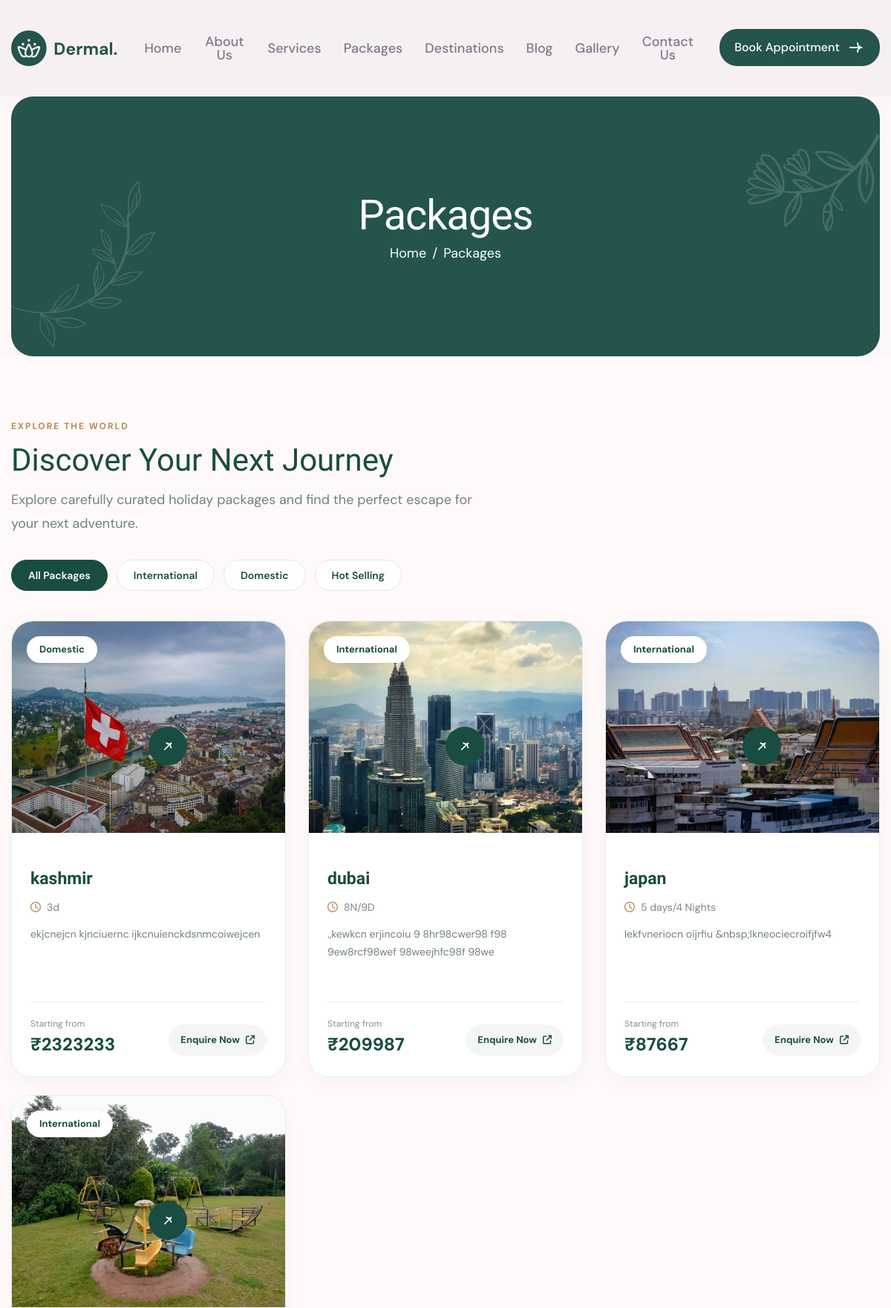
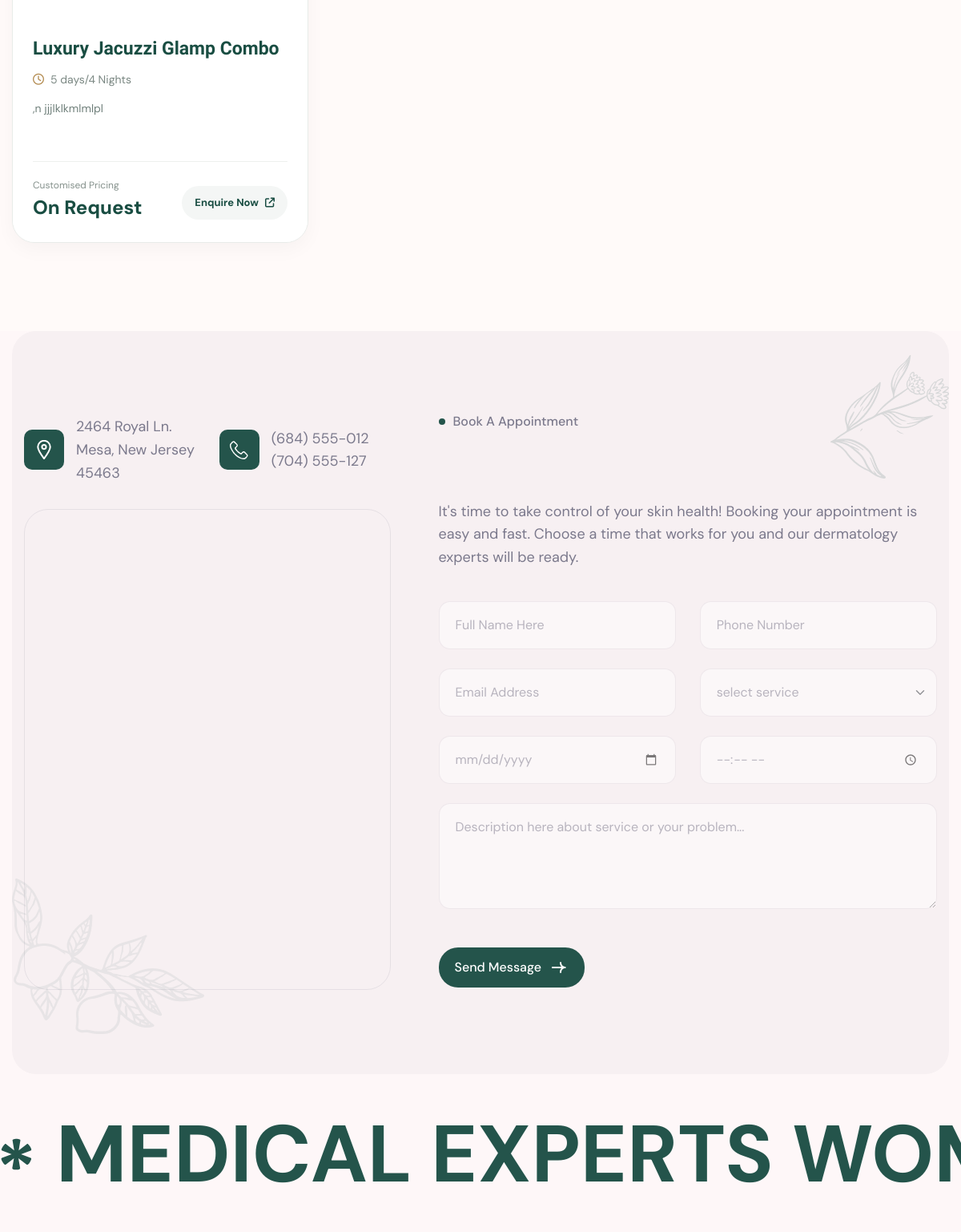
Page /packages/ (upper part) on the committed database (2 pictures, top to bottom).
### deutsche_yathras_app/models.py (models this page shows, shortened)
class OptimizedImageModel(models.Model):
    image_fields = []
    class Meta:
        abstract = True

class TourPackage(OptimizedImageModel):
    image_fields = ["main_image"]
    PACKAGE_TYPE_CHOICES = [
        ("international", "International"),
        ("domestic", "Domestic (India)"),
        ("hot_selling", "Hot Selling"),
    ]
    name = models.CharField(max_length=200)
    slug = models.SlugField(unique=True, blank=True)
    description = models.TextField()
    main_image = models.ImageField(upload_to="packages/")
    duration = models.CharField(max_length=100, blank=True, help_text="e.g. 7 Days / 6 Nights")
    price_from = models.DecimalField(max_digits=10, decimal_places=2, null=True, blank=True)
    package_type = models.CharField(
        max_length=20,
        choices=PACKAGE_TYPE_CHOICES,
        default="domestic",
        help_text="Category of the tour package"
    )
    highlights = models.TextField(blank=True, help_text="Key highlights, one per line")
    inclusions = models.TextField(blank=True, help_text="What is included, one per line")
    created_at = models.DateTimeField(auto_now_add=True)
    class Meta:
        ordering = ["-created_at"]
        verbose_name_plural = "Tour Packages"

### deutsche_yathras_app/views.py (the view)
def packages(request):
    package_type = request.GET.get("type", "all")
    valid_types = {
        "international",
        "domestic",
        "hot_selling",
    }
    packages_qs = TourPackage.objects.all()
    if package_type in valid_types:
        packages_qs = packages_qs.filter(
            package_type=package_type
        )
    else:
        package_type = "all"
    context = {
        "packages": packages_qs,
        "selected_type": package_type,
    }
    return render(
        request,
        "frontend/packages.html",
        context
    )

### templates/frontend/packages.html (shortened to what this page needs)
{% extends 'frontend/base.html' %}
{% load static %}
{% block content %}
    <div class="page-header bg-section dark-section">
        <div class="container">
            <div class="row">
                <div class="col-lg-12">
                    <div class="page-header-box">
                        <h1 class="text-anime-style-3" data-cursor="-opaque">Packages</h1>
                        <nav class="wow fadeInUp">
                            <ol class="breadcrumb">
                                <li class="breadcrumb-item"><a href="{% url 'home' %}">home</a></li>
                                <li class="breadcrumb-item active" aria-current="page">packages</li>
                            </ol>
                        </nav>
                    </div>
                </div>
            </div>
        </div>
    </div>
<section class="page-case-study dy-packages-section">
    <div class="container">
        <div class="dy-packages-heading">
            <div>
                <span class="dy-packages-eyebrow">
                    EXPLORE THE WORLD
                </span>
                <h2>Discover Your Next Journey</h2>
                <p>
                    Explore carefully curated holiday packages
                    and find the perfect escape for your next adventure.
                </p>
            </div>
        </div>
        <div class="dy-package-filters">
            <a
                href="{% url 'packages' %}"
                class="dy-filter-btn {% if selected_type == 'all' %}active{% endif %}"
            >
                All Packages
            </a>
            <a
                href="{% url 'packages' %}?type=international"
                class="dy-filter-btn {% if selected_type == 'international' %}active{% endif %}"
            >
                International
            </a>
            <a
                href="{% url 'packages' %}?type=domestic"
                class="dy-filter-btn {% if selected_type == 'domestic' %}active{% endif %}"
            >
                Domestic
            </a>
            <a
                href="{% url 'packages' %}?type=hot_selling"
                class="dy-filter-btn {% if selected_type == 'hot_selling' %}active{% endif %}"
            >
                Hot Selling
            </a>
        </div>
        <div class="row g-4">
            {% for package in packages %}
            <div class="col-lg-4 col-md-6">
                <article class="case-study-item dy-package-card wow fadeInUp">
                    <div class="case-study-image dy-package-image">
                        <figure>
                            {% if package.main_image %}
                            <img
                                src="{{ package.main_image.url }}"
                                alt="{{ package.name }}"
                                loading="lazy"
                            >
                            {% else %}
                            <img
                                src="{% static 'frontend/assets/images/home/package-placeholder.jpg' %}"
                                alt="Travel destination"
                                loading="lazy"
                            >
                            {% endif %}
                        </figure>
                        <div class="dy-package-badge">
                            {% if package.package_type == 'hot_selling' %}
                                Hot Selling
                            {% elif package.package_type == 'international' %}
                                International
                            {% else %}
                                Domestic
                            {% endif %}
                        </div>
                        <div class="case-study-btn dy-package-arrow">
                            <a
                                href="{% url 'package_detail' slug=package.slug %}"
                                aria-label="View details for {{ package.name }}"
                            >
                                <img
                                    src="{% static 'frontend/assets/images/arrow-white.svg' %}"
                                    alt=""
                                >
                            </a>
                        </div>
                    </div>
                    <div class="case-study-content dy-package-content">
                        <h3>
                            <a href="{% url 'contact' %}?package={{ package.slug|urlencode }}">
                                {{ package.name }}
                            </a>
                        </h3>
                        {% if package.duration %}
                        <div class="dy-package-meta">
                            <span>
                                <i class="fa-regular fa-clock"></i>
                                {{ package.duration }}
                            </span>
                        </div>
                        {% endif %}
                        <p class="dy-package-description">
                            {{ package.description|striptags|truncatewords:20 }}
                        </p>
                        <div class="dy-package-footer">
                            <div class="dy-package-price">
                                {% if package.price_from %}
                                    <span class="dy-price-label">
                                        Starting from
                                    </span>
                                    <strong>
                                        ₹{{ package.price_from|floatformat:0 }}
                                    </strong>
                                {% else %}
                                    <span class="dy-price-label">
                                        Customised Pricing
                                    </span>
                                    <strong>On Request</strong>
                                {% endif %}
                            </div>
                            <a
                                href="{% url 'contact' %}?package={{ package.slug|urlencode }}"
                                class="dy-package-book-btn"
                            >
                                Enquire Now
                                <i class="fa-solid fa-arrow-up-right-from-square"></i>
                            </a>
                        </div>
                    </div>
                </article>
            </div>
            {% endfor %}
        </div>
    </div>
</section>
    <div class="book-appointment bg-section">
        <div class="container">
            <div class="row align-items-center">
                <div class="col-lg-5 order-lg-1 order-2">
                    <div class="book-appointment-content">
                        <div class="booking-contact-list">
                            <div class="booking-contact-item wow fadeInUp">
                                <div class="icon-box">
                                    <img src="{% static 'frontend/assets/images/icon-location-white.svg' %}" alt="">
                                </div>
                                <div class="booking-contact-content">
                                    <p>2464 Royal Ln. Mesa, New Jersey 45463</p>
                                </div>
                            </div>
                            <div class="booking-contact-item wow fadeInUp" data-wow-delay="0.2s">
                                <div class="icon-box">
                                    <img src="{% static 'frontend/assets/images/icon-phone-white.svg' %}" alt="">
                                </div>
                                <div class="booking-contact-content">
                                    <p><a href="tel:684555012">(684) 555-012</a></p>
                                    <p><a href="tel:704555127">(704) 555-127</a></p>
                                </div>
                            </div>
                        </div>
                        <div class="google-map-iframe">
                            <iframe src="https://www.google.com/maps/embed?pb=!1m18!1m12!1m3!1d96737.10562045308!2d-74.08535042841811!3d40.739265258395164!2m3!1f0!2f0!3f0!3m2!1i1024!2i768!4f13.1!3m3!1m2!1s0x89c24fa5d33f083b%3A0xc80b8f06e177fe62!2sNew%20York%2C%20NY%2C%20USA!5e0!3m2!1sen!2sin!4v1703158537552!5m2!1sen!2sin" allowfullscreen="" loading="lazy"></iframe>
                        </div>
                    </div>
                </div>
                <div class="col-lg-7 order-lg-2 order-1">
                    <div class="booking-form-box">
                        <div class="section-title section-title-center">
                            <h3 class="wow fadeInUp">Book a appointment</h3>
                            <h2 class="text-anime-style-3" data-cursor="-opaque">Reach out to us today!</h2>
                            <p class="wow fadeInUp" data-wow-delay="0.2s">It's time to take control of your skin health! Booking your appointment is easy and fast. Choose a time that works for you and our dermatology experts will be ready.</p>
                        </div>
                        <div class="book-appointment-form wow fadeInUp" data-wow-delay="0.4s">
                            <form id="appointmentForm" action="#" method="POST" data-toggle="validator">
                                <div class="row">
                                    <div class="form-group col-md-6 mb-4">
                                        <input type="text" name="name" class="form-control" id="name" placeholder="Full Name Here" required>
                                    </div>
                                    <div class="form-group col-md-6 mb-4">
                                        <input type="text" name="phone" class="form-control" id="phone" placeholder="Phone Number" required>
                                    </div>
                                    <div class="form-group col-md-6 mb-4">
                                        <input type="email" name="email" class="form-control" id="email" placeholder="Email Address" required>
                                    </div>
                                    <div class="form-group col-md-6 mb-4">
                                        <select name="services" class="form-control form-select" id="services" required>
                                            <option value="" disabled selected>select service</option>
                                        </select>
                                    </div>
                                    <div class="form-group col-md-6 mb-4">
                                        <input type="date" name="date" class="form-control" id="date" required>
                                    </div>
                                    <div class="form-group col-md-6 mb-4">
                                        <input type="time" name="time" class="form-control" id="time" required>
                                    </div>
                                    <div class="form-group col-md-12 mb-5">
                                        <textarea name="message" class="form-control" id="message" rows="4" placeholder="Description here about service or your problem..."></textarea>
                                    </div>
                                    <div class="col-md-12">
                                        <button type="submit" class="btn-default"><span>send message</span></button>
                                    </div>
                                </div>
                            </form>
                        </div>
                    </div>
                </div>
            </div>
        </div>
    </div>
    <div class="our-scrolling-ticker">
        <div class="scrolling-ticker-box">
            <div class="scrolling-content">
                <span><img src="{% static 'frontend/assets/images/asterisk-icon.svg' %}" alt="">Medical experts Women's health Skin Care Cardiac care</span>
            </div>
        </div>
    </div>
{% endblock %}

### rows in the picture
TourPackage: main_image (picture), package_type "Domestic", name "kashmir", duration "3d", description "ekjcnejcn kjnciuernc ijkcnuienckdsnmcoiwejcen", price_from "2323233"
TourPackage: main_image (picture), package_type "International", name "dubai", duration "8N/9D", description ".,kewkcn erjincoiu 9 8hr98cwer98 f98 9ew8rcf98wef 98weejhfc98f 98we", price_from "209987"
TourPackage: main_image (picture), package_type "International", name "japan", duration "5 days/4 Nights", description "lekfvneriocn oijrfiu &nbsp;lkneociecroifjfw4", price_from "87667"
TourPackage: main_image (picture), package_type "International", name "Luxury Jacuzzi Glamp Combo", duration "5 days/4 Nights", description ",n jjjlklkmlmlpl", shows "Customised Pricing"
